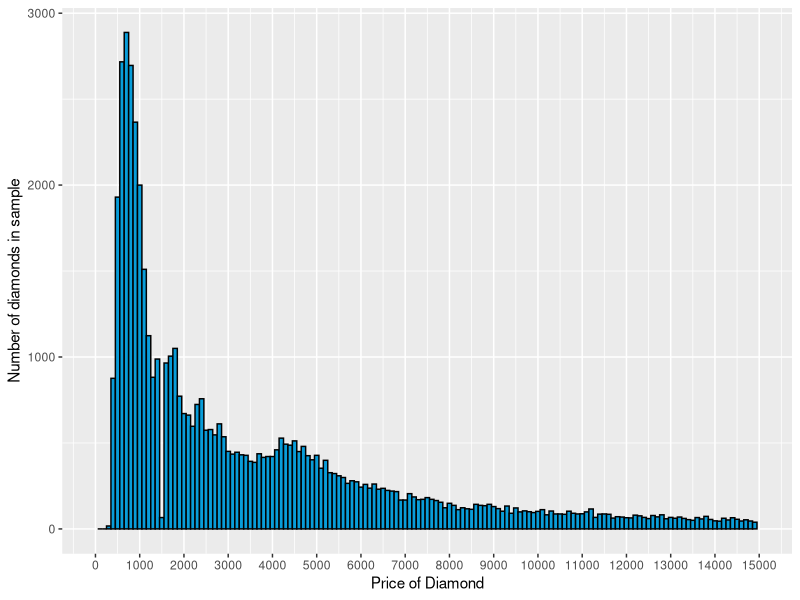
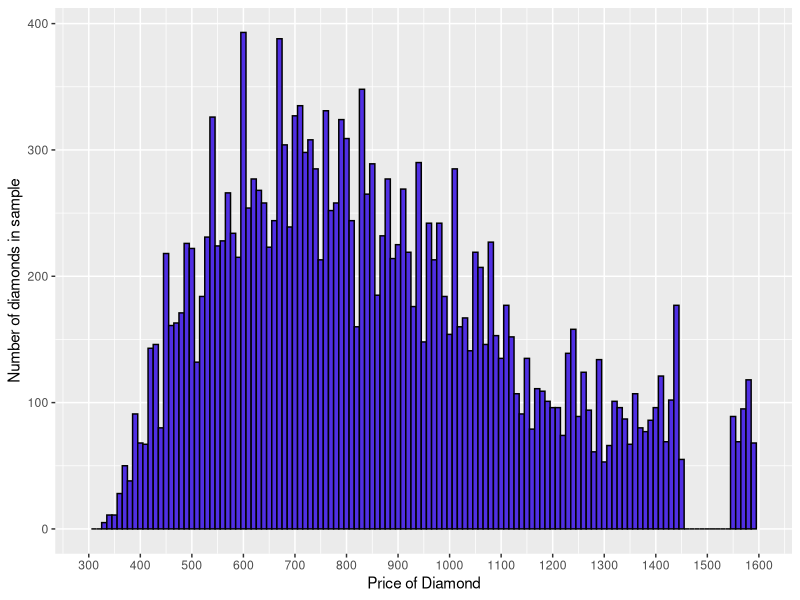

Generate these figures, in order, with R: (Note: this script raises an error after producing the figures.)
## ---- chunk 1
#must load the ggplot package first
library(ggplot2)

#loads the diamonds data set since it comes with the ggplot package 
data(diamonds)

summary(diamonds)
## ---- chunk 2
str(diamonds)
## ---- chunk 3
levels(diamonds$color)
## ---- chunk 4
qplot(data = diamonds, x = price,
      color = I('black'), fill = I('#099DD9'),
      binwidth = 100) +
  xlab('Price of Diamond') + 
  ylab('Number of diamonds in sample') +
  scale_x_log10() +
  scale_x_continuous(limits = c(0,15000), breaks = seq(0, 15000, 1000))
## ---- chunk 5
summary(diamonds$price)
## ---- chunk 6
summary(diamonds$price < 500)

## ---- chunk 7
less_than_500 <- NA
diamonds$less_than_500 <- ifelse(diamonds$price < 500, 1, 0)
diamonds$less_than_500 <- factor(diamonds$less_than_500)
summary(diamonds$less_than_500)
## ---- chunk 8
less_than_250 <- NA
diamonds$less_than_250 <- ifelse(diamonds$price < 250, 1, 0)
diamonds$less_than_250 <- factor(diamonds$less_than_250)
summary(diamonds$less_than_250)
## ---- chunk 9
more_than_15000 <- NA
diamonds$more_than_15000 <- ifelse(diamonds$price >= 15000, 1, 0)
diamonds$more_than_15000 <- factor(diamonds$more_than_15000)
summary(diamonds$more_than_15000)
## ---- chunk 10
qplot(data = diamonds, x = price,
      color = I('black'), fill = I('#502FE4'),
      binwidth = 10) +
  xlab('Price of Diamond') + 
  ylab('Number of diamonds in sample') +
  scale_x_log10() +
  scale_x_continuous(limits = c(300,1600), breaks = seq(0, 1600, 100)) +
  ggsave('priceHistogram.png')
## ---- chunk 11
summary(diamonds$cut)
## ---- chunk 12
qplot(data = diamonds, x = price, binwidth = 25) +
  xlab('Price Shown by Type of Cut') +
  ylab('Number of Diamonds in the Sample') +
  scale_x_continuous(limits = c(0, 15000), breaks = seq(0, 15000, 3000)) +
  facet_wrap(~cut)
## ---- chunk 13
by(diamonds$price, diamonds$cut, summary)
## ---- chunk 14
qplot(x = price, data = diamonds,
      color = I('black'), fill = I('#25A00A')) + 
  xlab('Price Shown by Type of Cut') +
  ylab('Number of Diamonds in the Sample') +
  facet_wrap(~cut, scales="free_y")

## ---- chunk 15
qplot(data = diamonds, x = price/carat,
      color = I('black'), fill = I('#F28D47')) +
  scale_x_log10() +
  facet_wrap(~cut, scales = "free_y")
## ---- chunk 16
qplot(data = diamonds, geom = 'boxplot', 
      x = cut, y = price) +
  xlab('Diamond Cut') + 
  ylab('Price based on Cut')
  
## ---- chunk 17
qplot(data = diamonds, geom = 'boxplot', 
      x = cut, y = price,
      fill=cut) +
  xlab('Diamond Cut') + 
  ylab('Price based on Cut') +
  coord_cartesian(ylim = c(0, 7500))
## ---- chunk 18
qplot(data = diamonds, geom = 'boxplot', 
      x = clarity, y = price,
      fill=clarity) +
  xlab('Diamond Clarity') + 
  ylab('Price based on Clarity') +
  coord_cartesian(ylim = c(0, 6200))
  
## ---- chunk 19
qplot(data = diamonds, geom = 'boxplot', 
      x = color, y = price,
      fill=color) +
  xlab('Diamond Color') + 
  ylab('Price based on Color') +
    coord_cartesian(ylim = c(0, 8000))

  
## ---- chunk 20
by(diamonds$price,diamonds$color, summary)
## ---- chunk 21
IQR(subset(diamonds, color=="J")$price)
## ---- chunk 22
IQR(subset(diamonds, color=="D")$price)
## ---- chunk 23
qplot(data = diamonds, geom = 'boxplot', 
      x = color, y = price/carat) +
  xlab('Different Colors (From D to J)') +
  ylab('Price per Carat Based on Color') +
  coord_cartesian(ylim = c(2000, 6000))
    
## ---- chunk 24
qplot(data = diamonds, x = carat, binwidth = 0.1,
  geom = 'freqpoly') +
  scale_y_continuous(breaks = seq(0, 15000, 1000)) +
  scale_x_continuous(breaks = seq(0, 5, 0.2))

